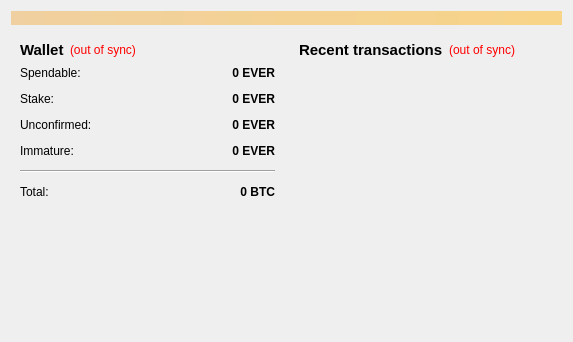
<?xml version="1.0" encoding="UTF-8"?>
<ui version="4.0">
 <class>OverviewPage</class>
 <widget class="QWidget" name="OverviewPage">
  <property name="geometry">
   <rect>
    <x>0</x>
    <y>0</y>
    <width>573</width>
    <height>342</height>
   </rect>
  </property>
  <property name="windowTitle">
   <string>Form</string>
  </property>
  <layout class="QVBoxLayout" name="topLayout">
   <item>
    <widget class="QLabel" name="labelAlerts">
     <property name="visible">
      <bool>false</bool>
     </property>
     <property name="styleSheet">
      <string notr="true">background-color: qlineargradient(x1: 0, y1: 0, x2: 1, y2: 0, stop:0 #F0D0A0, stop:1 #F8D488);  color:#000000
</string>
     </property>
     <property name="wordWrap">
      <bool>true</bool>
     </property>
     <property name="margin">
      <number>3</number>
     </property>
    </widget>
   </item>
   <item>
    <layout class="QHBoxLayout" name="horizontalLayout" stretch="1,1">
     <item>
      <layout class="QVBoxLayout" name="verticalLayout_2">
       <item>
        <widget class="QWidget" name="widget" native="true">
         <layout class="QVBoxLayout" name="verticalLayout_4">
          <item>
           <layout class="QHBoxLayout" name="horizontalLayout_4">
            <item>
             <widget class="QLabel" name="label_5">
              <property name="font">
               <font>
                <pointsize>11</pointsize>
                <weight>75</weight>
                <bold>true</bold>
               </font>
              </property>
              <property name="text">
               <string>Wallet</string>
              </property>
             </widget>
            </item>
            <item>
             <widget class="QLabel" name="labelWalletStatus">
              <property name="toolTip">
               <string>The displayed information may be out of date. Your wallet automatically synchronizes with the Everest network after a connection is established, but this process has not completed yet.</string>
              </property>
              <property name="styleSheet">
               <string notr="true">QLabel { color: red; }</string>
              </property>
              <property name="text">
               <string notr="true">(out of sync)</string>
              </property>
              <property name="alignment">
               <set>Qt::AlignLeading|Qt::AlignLeft|Qt::AlignVCenter</set>
              </property>
             </widget>
            </item>
            <item>
             <spacer name="horizontalSpacer_2">
              <property name="orientation">
               <enum>Qt::Horizontal</enum>
              </property>
              <property name="sizeHint" stdset="0">
               <size>
                <width>40</width>
                <height>20</height>
               </size>
              </property>
             </spacer>
            </item>
           </layout>
          </item>
          <item>
           <layout class="QFormLayout" name="formLayout_2">
            <property name="fieldGrowthPolicy">
             <enum>QFormLayout::AllNonFixedFieldsGrow</enum>
            </property>
            <property name="horizontalSpacing">
             <number>12</number>
            </property>
            <property name="verticalSpacing">
             <number>12</number>
            </property>
            <item row="0" column="0">
             <widget class="QLabel" name="label">
              <property name="text">
               <string>Spendable:</string>
              </property>
             </widget>
            </item>
            <item row="0" column="1">
             <widget class="QLabel" name="labelBalance">
              <property name="font">
               <font>
                <weight>75</weight>
                <bold>true</bold>
               </font>
              </property>
              <property name="cursor">
               <cursorShape>IBeamCursor</cursorShape>
              </property>
              <property name="toolTip">
               <string>Your current spendable balance</string>
              </property>
              <property name="text">
               <string notr="true">0 EVER</string>
              </property>
              <property name="alignment">
               <set>Qt::AlignRight|Qt::AlignTrailing|Qt::AlignVCenter</set>
              </property>
              <property name="textInteractionFlags">
               <set>Qt::LinksAccessibleByMouse|Qt::TextSelectableByKeyboard|Qt::TextSelectableByMouse</set>
              </property>
             </widget>
            </item>
            <item row="1" column="0">
             <widget class="QLabel" name="label_6">
              <property name="text">
               <string>Stake:</string>
              </property>
             </widget>
            </item>
            <item row="1" column="1">
             <widget class="QLabel" name="labelStake">
              <property name="font">
               <font>
                <weight>75</weight>
                <bold>true</bold>
               </font>
              </property>
              <property name="cursor">
               <cursorShape>IBeamCursor</cursorShape>
              </property>
              <property name="toolTip">
               <string>Total of coins that was staked, and do not yet count toward the current balance</string>
              </property>
              <property name="text">
               <string notr="true">0 EVER</string>
              </property>
              <property name="alignment">
               <set>Qt::AlignRight|Qt::AlignTrailing|Qt::AlignVCenter</set>
              </property>
              <property name="textInteractionFlags">
               <set>Qt::LinksAccessibleByMouse|Qt::TextSelectableByKeyboard|Qt::TextSelectableByMouse</set>
              </property>
             </widget>
            </item>
            <item row="2" column="0">
             <widget class="QLabel" name="label_3">
              <property name="text">
               <string>Unconfirmed:</string>
              </property>
             </widget>
            </item>
            <item row="2" column="1">
             <widget class="QLabel" name="labelUnconfirmed">
              <property name="font">
               <font>
                <weight>75</weight>
                <bold>true</bold>
               </font>
              </property>
              <property name="cursor">
               <cursorShape>IBeamCursor</cursorShape>
              </property>
              <property name="toolTip">
               <string>Total of transactions that have yet to be confirmed, and do not yet count toward the current balance</string>
              </property>
              <property name="text">
               <string notr="true">0 EVER</string>
              </property>
              <property name="alignment">
               <set>Qt::AlignRight|Qt::AlignTrailing|Qt::AlignVCenter</set>
              </property>
              <property name="textInteractionFlags">
               <set>Qt::LinksAccessibleByMouse|Qt::TextSelectableByKeyboard|Qt::TextSelectableByMouse</set>
              </property>
             </widget>
            </item>
            <item row="3" column="0">
             <widget class="QLabel" name="labelImmatureText">
              <property name="text">
               <string>Immature:</string>
              </property>
             </widget>
            </item>
            <item row="3" column="1">
             <widget class="QLabel" name="labelImmature">
              <property name="font">
               <font>
                <weight>75</weight>
                <bold>true</bold>
               </font>
              </property>
              <property name="toolTip">
               <string>Mined balance that has not yet matured</string>
              </property>
              <property name="text">
               <string notr="true">0 EVER</string>
              </property>
              <property name="alignment">
               <set>Qt::AlignRight|Qt::AlignTrailing|Qt::AlignVCenter</set>
              </property>
              <property name="textInteractionFlags">
               <set>Qt::LinksAccessibleByMouse|Qt::TextSelectableByKeyboard|Qt::TextSelectableByMouse</set>
              </property>
             </widget>
            </item>
            <item row="4" column="0" colspan="2">
             <widget class="Line" name="line">
              <property name="orientation">
               <enum>Qt::Horizontal</enum>
              </property>
             </widget>
            </item>
            <item row="5" column="0">
             <widget class="QLabel" name="labelTotalText">
              <property name="text">
               <string>Total:</string>
              </property>
             </widget>
            </item>
            <item row="5" column="1">
             <widget class="QLabel" name="labelTotal">
              <property name="font">
               <font>
                <weight>75</weight>
                <bold>true</bold>
               </font>
              </property>
              <property name="cursor">
               <cursorShape>IBeamCursor</cursorShape>
              </property>
              <property name="toolTip">
               <string>Your current total balance</string>
              </property>
              <property name="text">
               <string notr="true">0 BTC</string>
              </property>
              <property name="alignment">
               <set>Qt::AlignRight|Qt::AlignTrailing|Qt::AlignVCenter</set>
              </property>
              <property name="textInteractionFlags">
               <set>Qt::LinksAccessibleByMouse|Qt::TextSelectableByKeyboard|Qt::TextSelectableByMouse</set>
              </property>
             </widget>
            </item>
           </layout>
          </item>
         </layout>
        </widget>
       </item>
       <item>
        <spacer name="verticalSpacer">
         <property name="orientation">
          <enum>Qt::Vertical</enum>
         </property>
         <property name="sizeHint" stdset="0">
          <size>
           <width>20</width>
           <height>40</height>
          </size>
         </property>
        </spacer>
       </item>
      </layout>
     </item>
     <item>
      <layout class="QVBoxLayout" name="verticalLayout_3">
       <item>
        <widget class="QWidget" name="widget_2" native="true">
         <layout class="QVBoxLayout" name="verticalLayout">
          <item>
           <layout class="QHBoxLayout" name="horizontalLayout_2">
            <item>
             <widget class="QLabel" name="label_4">
              <property name="font">
               <font>
                <pointsize>11</pointsize>
                <weight>75</weight>
                <bold>true</bold>
               </font>
              </property>
              <property name="text">
               <string>&lt;b&gt;Recent transactions&lt;/b&gt;</string>
              </property>
             </widget>
            </item>
            <item>
             <widget class="QLabel" name="labelTransactionsStatus">
              <property name="toolTip">
               <string>The displayed information may be out of date. Your wallet automatically synchronizes with the Everest network after a connection is established, but this process has not completed yet.</string>
              </property>
              <property name="styleSheet">
               <string notr="true">QLabel { color: red; }</string>
              </property>
              <property name="text">
               <string notr="true">(out of sync)</string>
              </property>
              <property name="alignment">
               <set>Qt::AlignRight|Qt::AlignTrailing|Qt::AlignVCenter</set>
              </property>
             </widget>
            </item>
            <item>
             <spacer name="horizontalSpacer">
              <property name="orientation">
               <enum>Qt::Horizontal</enum>
              </property>
              <property name="sizeHint" stdset="0">
               <size>
                <width>40</width>
                <height>20</height>
               </size>
              </property>
             </spacer>
            </item>
           </layout>
          </item>
          <item>
           <widget class="QListView" name="listTransactions">
            <property name="styleSheet">
             <string notr="true">QListView { background: transparent; }</string>
            </property>
            <property name="frameShape">
             <enum>QFrame::NoFrame</enum>
            </property>
            <property name="verticalScrollBarPolicy">
             <enum>Qt::ScrollBarAlwaysOff</enum>
            </property>
            <property name="horizontalScrollBarPolicy">
             <enum>Qt::ScrollBarAlwaysOff</enum>
            </property>
            <property name="selectionMode">
             <enum>QAbstractItemView::NoSelection</enum>
            </property>
           </widget>
          </item>
         </layout>
        </widget>
       </item>
      </layout>
     </item>
    </layout>
   </item>
  </layout>
 </widget>
 <resources/>
 <connections/>
</ui>
